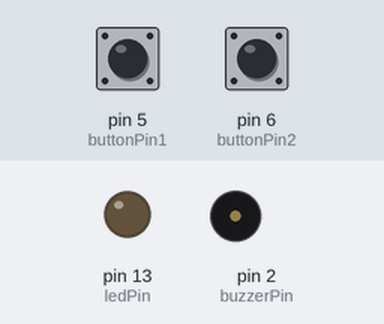
This sketch was run on a simulated Arduino Uno, built with avr-gcc and run on an emulated ATmega328P. On the bench: output pins drawn as LEDs (lit = HIGH), buzzer (waves = sounding). The inputs (shaded band) are chosen by the test bench; at power-on: pin 5 (buttonPin1) HIGH, pin 6 (buttonPin2) HIGH.

Above: at 1.2 s.
1.3 s: pin 5 (buttonPin1) pulsed LOW 2 times (0.12 s each, 0.3 s apart)
At 2.5 s:
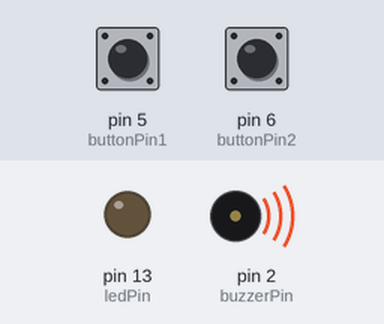
Timing chart, 0 to 4.3 s (numbered marks = the images above; inputs shaded):
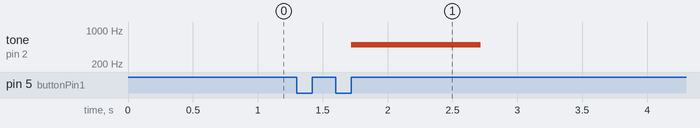

Measured:
- after the input at 1.3 s, tone on pin 2 (buzzerPin): silent → 500 Hz after 0.42 s, → silent 1.0 s later

The sketch:

Oppgave05.ino
```cpp
const int ledPin = 13;
const int buzzerPin = 2;
const int buttonPin1 = 5;
const int buttonPin2 = 6;
const unsigned long debounceDelay = 20;
const unsigned int toneFrequency = 500;
const unsigned long notificationTime = 1000;
int button1_press1 = 0;
int button2_press1 = 0;
int button1_press2 = 0;
int button2_press2 = 0;

void setup()
{
    pinMode(ledPin, OUTPUT);
    pinMode(buzzerPin, OUTPUT);
    pinMode(buttonPin1, INPUT_PULLUP);
    pinMode(buttonPin2, INPUT_PULLUP);
}

void loop()
{
    while (digitalRead(buttonPin1) == HIGH && digitalRead(buttonPin2) == HIGH){}
    button1_press1 = !digitalRead(buttonPin1);
    button2_press1 = !digitalRead(buttonPin2);
    delay(debounceDelay); // For å motvirke "bounce"
    while (digitalRead(buttonPin1) == LOW || digitalRead(buttonPin2) == LOW){}
    while (digitalRead(buttonPin1) == HIGH && digitalRead(buttonPin2) == HIGH){}
    button1_press2 = !digitalRead(buttonPin1);
    button2_press2 = !digitalRead(buttonPin2);
    delay(debounceDelay);
    while (digitalRead(buttonPin1) == LOW || digitalRead(buttonPin2) == LOW){}
    if (button1_press1 == HIGH && button2_press2 == HIGH) {
        digitalWrite(ledPin, HIGH);
    } else {
        tone(buzzerPin, toneFrequency);
    }
    delay(notificationTime);
    digitalWrite(ledPin, LOW);
    noTone(buzzerPin);
}
```
